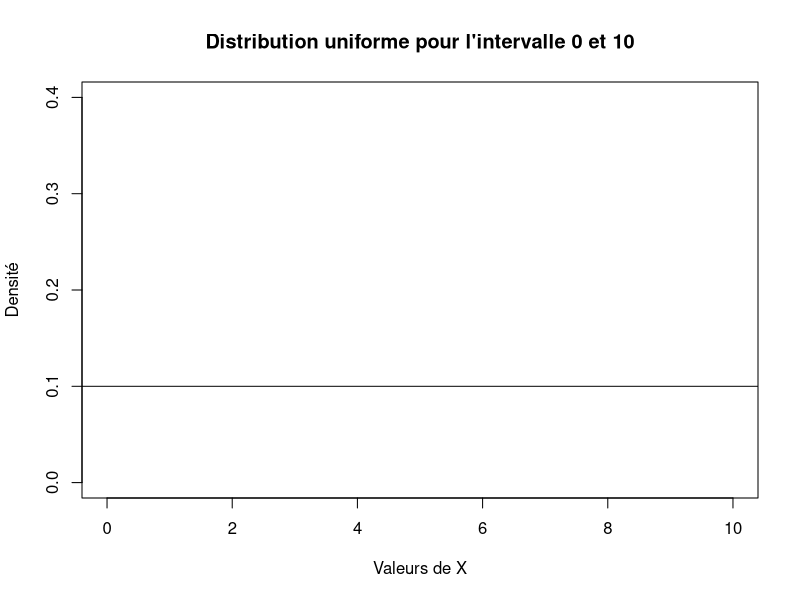
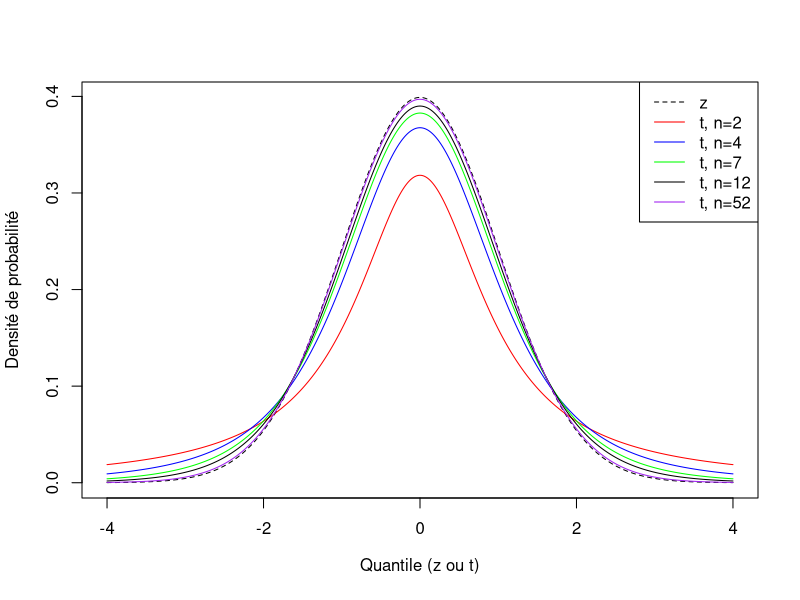
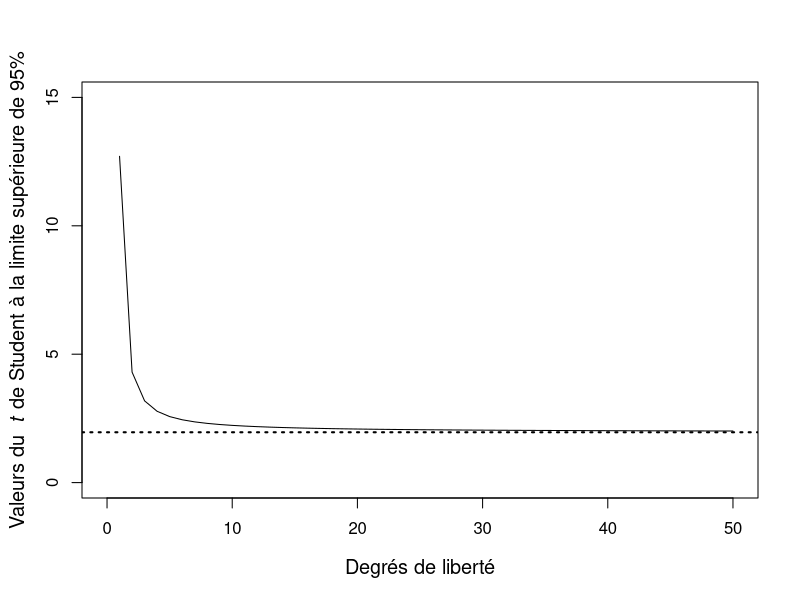
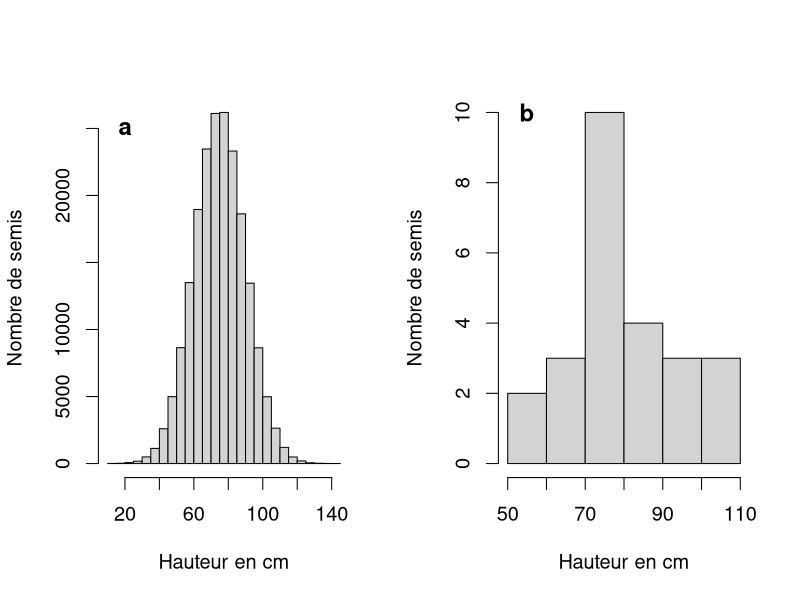

The R source for these figures, in order: (Note: this script raises an error after producing the figures.)
## ---- chunk 1
plot(x = 0:10, y = rep(x = 0.1, times = 11), ylab = "Densité", 
     xlab = "Valeurs de X", main = "Distribution uniforme pour l'intervalle 0 et 10", xlim = c(0, 10), ylim = c(0, 0.4), pch = "")
abline(h=0.1)
## ---- chunk 2
##on "numérote" 400 éléments
population <- 1:400

##on utilise la distribution uniforme
round(runif(n = 60, min = 0, max = 400), digits = 0)
## ---- chunk 3
##on crée une série de 10 observations
serie10 <- 1:10
serie10

##on sélectionne aléatoirement sans remise
sample(x = serie10, size = 10, replace = FALSE)

set.seed(seed = 3)
##on sélectionne aléatoirement avec remise
sample(x = serie10, size = 10, replace = TRUE)
## ---- chunk 4
dnorm(x = 3.5, mean = 4.2, sd = 10)
## ---- chunk 5
##z pour 0.05
qnorm(p = 0.05, mean = 0, sd = 1)

##la distribution est symétrique et on 
##peut obtenir le quantile du côté droit
qnorm(p = 0.95, mean = 0, sd = 1)

##z pour 0.025
qnorm(p = 0.025, mean = 0, sd = 1)
## ---- chunk 6
##probabilité cumulative pour z = 0.025
pnorm(q = -1.96, mean = 0, sd = 1)

##probabilité cumulative pour z = 0.05
pnorm(q = -1.64, mean = 0, sd = 1)
## ---- chunk 7
xvs <- seq(-4, 4, 0.01)
plot(xvs, dnorm(xvs), type = "l", lty = 2, ylab = "Densité de probabilité", 
     xlab = expression(paste("Quantile (", z, " ou ", t,")")))
legend(x = "topright", legend = c("z", "t, n=2", "t, n=4", "t, n=7", 
                         "t, n=12", "t, n=52"), lty = c(2, 1, 1, 1, 1, 1), 
       lwd = c(1, 1, 1, 1, 1, 1),
       col = c("black", "red", "blue", "green", "black", "purple"))
lines(xvs, dt(xvs, df = 1), col = "red")
lines(xvs, dt(xvs, df = 3), col = "blue")
lines(xvs, dt(xvs, df = 6), col = "green")
lines(xvs, dt(xvs, df = 11), lwd = 1)
lines(xvs, dt(xvs, df = 51), col = "purple", lwd = 1)
## ---- chunk 8
##standard normal distribution vs t distribution
plot(0, 0, xlim = c(0, 50), ylim = c(0, 15), type = "n", 
     xlab = "Degrés de liberté", ylab = "", cex.lab = 1.2)
mtext(side = 2, 
      text = expression(paste("Valeurs du  ", italic(t), " de Student à la limite supérieure de 95%")), line = 2.5, cex = 1.2)
lines(1:50, qt(0.975, df = 1:50))
abline(h = 1.96, lty = 3, lwd = 2)
## ---- chunk 9
##détermination du quantile du t à alpha/2
t.stat <- qt(p = 0.025, df = 31)
t.stat

##convertir le quantile en valeur positive 
##pour procéder au calcul des bornes
t.stat <- t.stat *(-1)
t.stat

##calcul de la SE
SE <- 3.39/sqrt(32)
SE

##calcul de la borne inférieure
20.1 - t.stat * SE

##calcul de la borne supérieure
20.1 + t.stat * SE
## ---- chunk 10
par(mfrow = c(1, 2), cex = 1.2)

##on génère 200 000 observations provenant d'une population avec mu=75, sigma=15
set.seed(seed = 22)
semis <- rnorm(n = 200000, mean = 75, sd = 15)
##visualisation de la population qui nous intéresse
hist(semis, xlab = "Hauteur en cm", ylab = "Nombre de semis", 
     main = "")
#"Histogramme de fréquence population complète de semis
text(y = 25000, x = 20, labels = expression(bold(a)), cex = 1.2)
mu <- mean(semis) #correspond au mu de la population
sigma <- sd(semis)   #correspond à l'écart-type de la population

##on tire un échantillon de 25 semis à partir de notre population
##on mesure 100 semis aléatoirement parmi la parcelle, sans remise
set.seed(seed = 22)
echantillon.1 <- sample(semis, size = 25, replace = FALSE)
hist(echantillon.1, xlab = "Hauteur en cm", ylab = "Nombre de semis", 
     main = "")
#expression(paste("Histogramme de fréquence ", italic(n), " = 25")
text(y = 10, x = 55, labels = expression(bold(b)), cex = 1.2) 
moy1 <- mean(echantillon.1)
ecartype1 <- sd(echantillon.1)
SE <- ecartype.1/sqrt(25)
lci <- moy.1 + qt(p = 0.025, df = 24)*SE
uci <- moy.1 - qt(p = 0.025, df = 24)*SE
## ---- chunk 11
##pour faciliter la compréhension du concept: intervalle à l'intérieur duquel se trouvera la moyenne de la population (mu) si on répète l'échantillonnage avec la même taille d'échantillon un grand nombre de fois
##notre population complète est contenue dans l'objet semis
##on veut calculer l'intervalle de confiance dans chaque échantillon de 25 semis
set.seed(seed = 42)
n <- 1000
mean.out <- rep(NA, 1000)
for (i in 1:n) {
echantillon <- sample(semis, size = 25, replace = FALSE)
mean.out[i] <- mean(echantillon)
}

hist(mean.out, xlab = "Hauteur moyenne des échantillons (cm)", ylab = "Fréquence", 
     main = expression(paste("Distribution des moyennes ( ", italic(bar(x)), " ) de 1000 échantillons")))
## ---- chunk 12
knitr::include_graphics("Module_2/images/grappes2.png")
## ---- chunk 13
knitr::include_graphics("Module_2/images/systematic.png")
## ---- chunk 14
vers <- read.table(file = "Module_2/data/vers.txt", header = TRUE) 
hist(vers$Superficie) 
## ---- chunk 15
hist(vers$Superficie, ylab = "Fréquences", xlab = "Superficie",
     main = "Histogramme de fréquences pour les valeurs de superficie")
## ---- chunk 16
table(vers$Vegetation) #fréquences de chaque type de végétation
barplot(height = table(vers$Vegetation), ylab = "Fréquences",
        xlab = "Type de végétation", col = "bisque") #diagramme en bâton
## ---- chunk 17
tab.freq <- table(vers$Humide, vers$Vegetation)
tab.freq
par(mfrow = c(2, 2)) #organiser 4 graphiques dans une matrice de 2 x 2
barplot(tab.freq, main = "Bâtons superposés") #bâtons superposés
barplot(tab.freq, beside = TRUE, 
        main = "Bâtons adjacents") #bâtons adjacents 
barplot(tab.freq, beside = TRUE, legend.text = TRUE, 
        main = "Ajouter une légende") #ajouter une légende
barplot(tab.freq, beside = TRUE, legend.text = TRUE, 
        col = c("green", "turquoise"), 
        main = "Légende et couleurs") #ajouter légende et couleurs
## ---- chunk 18
boxplot(Densite.vers ~ Vegetation, data = vers)
## ---- chunk 19
##on indique à R qu'on veut sauvegarder en pdf
pdf(file = "Module_2/images/boxplot.pdf", width = 6, height = 6)
##on crée le graphique - n'apparaîtra pas à l'écran
boxplot(Densite.vers ~ Vegetation, data = vers)
##on indique à R que le graphique est terminé
dev.off( ) #
## ---- chunk 20
##on indique à R qu'on veut sauvegarder en jpeg
jpeg(file = "Module_2/images/boxplot.jpeg", width = 1200, 
     height = 1200, quality = 100)
##on crée le graphique - n'apparaîtra pas à l'écran
boxplot(Densite.vers ~ Vegetation, data = vers)
##on indique à R que le graphique est terminé
dev.off( ) 
## ---- chunk 21
##importer jeu de données
croissance <- read.table("Module_2/data/croissance.csv", header = TRUE)
##on regarde une partie du jeu de données et sa structure
head(croissance)
str(croissance)
## ---- chunk 22
##on visualise les données
boxplot(croissance$gain ~ croissance$diete)
## ---- chunk 23
##on crée un sous-jeu de données pour chaque diète
avoine <- croissance[croissance$diete == "avoine", ]
ble <- croissance[croissance$diete == "ble", ]
orge <- croissance[croissance$diete == "orge", ]
## ---- chunk 24
##avoine - IC à 95%
n.avoine <- nrow(avoine)
moy.avoine <- mean(avoine$gain)
sd.avoine <- sd(avoine$gain)
SE.avoine <- sd.avoine/sqrt(n.avoine)
IC.inf.avoine <- moy.avoine + qt(p = 0.025, df = n.avoine - 1) * SE.avoine
IC.sup.avoine <- moy.avoine - qt(p = 0.025, df = n.avoine - 1) * SE.avoine
## ---- chunk 25
##ble - IC à 95%
n.ble <- nrow(ble)
moy.ble <- mean(ble$gain)
sd.ble <- sd(ble$gain)
SE.ble <- sd.ble/sqrt(n.ble)
IC.inf.ble <- moy.ble + qt(p = 0.025, df = n.ble - 1) * SE.ble
IC.sup.ble <- moy.ble - qt(p = 0.025, df = n.ble - 1) * SE.ble
## ---- chunk 26
##orge - IC à 95%
n.orge <- nrow(orge)
moy.orge <- mean(orge$gain)
sd.orge <- sd(orge$gain)
SE.orge <- sd.orge/sqrt(n.orge)
IC.inf.orge <- moy.orge + qt(p = 0.025, df = n.orge - 1) * SE.orge
IC.sup.orge <- moy.orge - qt(p = 0.025, df = n.orge - 1) * SE.orge
## ---- chunk 27
##assembler le tout dans un petit tableau
out <- data.frame(Groupe = c("avoine", "ble", "orge"), 
                  Moyenne = c(moy.avoine, moy.ble, moy.orge),
                  IC.inf = c(IC.inf.avoine, IC.inf.ble, IC.inf.orge),
                  IC.sup = c(IC.sup.avoine, IC.sup.ble, IC.sup.orge))
out
## ---- chunk 28
##présenter les résultats dans un graphique
##créer un graphique vide
##voir ?par pour les paramètres graphiques
plot(y = 0, x = 0, xlab = "Type de moulée",
     ylab = "Moyenne (kg)", main = "Moyennes ± IC à 95 %",
     ylim = c(min(out$IC.inf), max(out$IC.sup)), 
     ##détermine les limites sur le graphique
     xlim = c(0, 4), 
     xaxt = "n") #on n'affiche pas l'axe des x's tout de suite

##on ajoute l'axe des x's
axis(side = 1, at = c(1, 2, 3), labels = c("avoine", "ble", "orge"))

##ajouter les points
points(y = out$Moyenne, x = c(1, 2, 3))

##ajouter les barres d'erreurs
arrows(x0 = c(1, 2, 3), x1 = c(1, 2, 3), y0 = out$IC.inf,
       y1 = out$IC.sup, length = 0.05, code = 3, angle = 90)
##les barres d'erreurs ont un point de départ x0, y0 et 
##d'arrivée x1, y1
##length donne la longueur des flèches
##angle = 90 demande des flèches à 90o
##code = 3 demande une flèche au point de départ et d'arrivée
